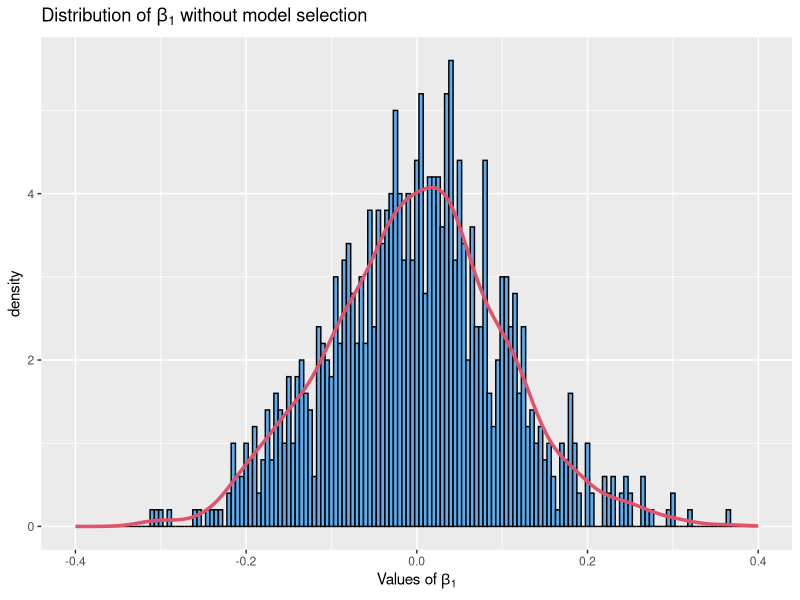
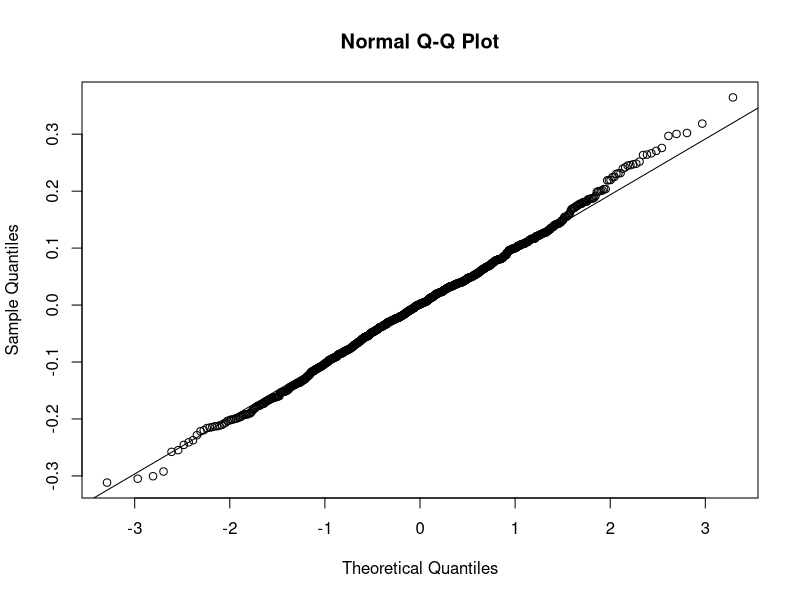

These charts were generated, in order, by the following R code: (Note: a time limit stopped this script after it produced the figures.)
## This is the code to reproduce the "Post selection inference" simulation
## Copyright: ZDS

######
### loading necessary packages
library("glmnet")
library("ggplot2")

######
### simulation

## setting seed for reproducibility
set.seed(26)
## number of observations
n <- 100
## number of predictors
p <- 80
## values generated from a Normal(0,1)
random.noise <- rnorm(n * p, mean = 0, sd = 1)
## allocate the random noise into n rows
X <- matrix(random.noise, nrow = n)
## create an independent response variable, also Normal(0,1) 
Y <- rnorm(n, mean = 0, sd = 1)

## fitting the linear model
lm.full <- lm(Y ~ X)
summary(lm.full)


### model selection
## alpha = 1 performs lasso
cvfit <- cv.glmnet(x = X, y = Y, alpha = 1)
## the coefficients of the cross-validated lasso are
coef.lasso <- coef(cvfit, s = "lambda.min")
## store the coefficients of the model, except for the intercept
coefs.selected.model <- coef.lasso[- 1]

## we store the data X as a data frame, just so that when we select the variables
## in the next step, we do not loose the variable names
X <- as.data.frame(X)
## select the variables obtained by the lasso
X.sel <- X[, which(coefs.selected.model != 0)]
## back transforming the data frame X.sel into a matrix
X.sel <- as.matrix(X.sel)

## fitting the linear model based on only the selected predictors
lm.selected <- lm(Y ~ X.sel)
summary(lm.selected)



### simulation inspecting the distribution of the estimated coefficients

######
### First, without model selection

## empty vector to store coefficients
beta1.vec <- c() 
set.seed(3)

while (length(beta1.vec) < 1000){
  n <- 100  ## number of observations
  p <- 3    ## number of predictors
  ## values generated from a Normal(0,1)
  random.noise <- rnorm(n * p, mean = 0, sd = 1)
  ## allocate the random noise into n rows
  X <- matrix(random.noise, nrow = n)
  ## create an independent response variable, also Normal(0,1) 
  Y <- rnorm(n, mean = 0, sd = 1)
  ## fit the linear model
  lm.fit <- lm(Y ~ X)
  ## store the coefficient of X1
  ## the first coefficient is the intercept
  beta1.vec <- c(beta1.vec, coef(lm.fit)[2])
}

## histogram
ggplot(data = as.data.frame(beta1.vec),
       aes(x = beta1.vec)) +
  geom_histogram(aes(y = ..density..),
                 colour = 1, fill = "steelblue2",
                 binwidth = 0.005) +
  geom_density(lwd = 1.2, colour = 2) +
  xlim(c(-0.4, 0.4)) + 
  ggtitle(label = expression(paste("Distribution of ", beta[1] ,
                                   " without model selection"))) +
  xlab(expression(paste("Values of ", beta[1])))

## QQ-plot
qqnorm(beta1.vec)
qqline(beta1.vec)


### Then, with data-driven model selection

# empty vector to store coefficients
beta1.vec.sel <- c()
set.seed(3)

## this takes a few minutes to run!!
while (length(beta1.vec.sel) < 1000){
  n <- 100  ## number of observations
  p <- 3    ## number of predictors
  random.noise <- rnorm(n * p, mean = 0, sd = 1)
  X <- matrix(random.noise, nrow = n)
  Y <- rnorm(n, mean = 0, sd = 1)
  ## apply the lasso for model selection
  cvfit <- cv.glmnet(x = X, y = Y, alpha = 1)
  ## save the coefficients of the cv lasso (without intercept)
  coefs.selected.model <- coef(cvfit, s = "lambda.min")[- 1]
  ## if X1 is selected, we store the coef of the refitted model
  if(coefs.selected.model[1] != 0){
    ## refitting linear model with selected variables
    X.sel <- X[, which(coefs.selected.model != 0)]
    lm.selected <- lm(Y ~ X.sel)
    beta1.vec.sel <- c(beta1.vec.sel, coef(lm.selected)[2])
  }
}

## histogram
ggplot(data = as.data.frame(beta1.vec.sel),
       aes(x = beta1.vec.sel)) +
  geom_histogram(aes(y = ..density..),
                 colour = 1, fill = "steelblue2",
                 binwidth = 0.005) +
  geom_density(lwd = 1.2, colour = 2) +
  xlim(c(-0.4, 0.4)) + 
  ggtitle(label = expression(paste("Distribution of ", beta[1] ,
                                   " with model selection"))) +
  xlab(expression(paste("Values of ", beta[1])))


## QQ-plot
qqnorm(beta1.vec.sel)
qqline(beta1.vec.sel)
